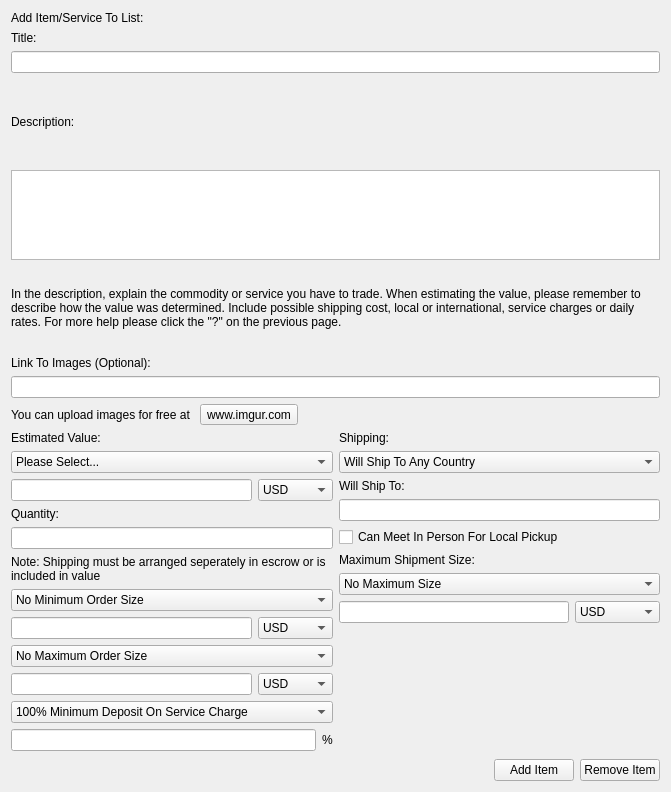
<?xml version="1.0" encoding="UTF-8"?>
<ui version="4.0">
 <class>Form</class>
 <widget class="QWidget" name="Form">
  <property name="geometry">
   <rect>
    <x>0</x>
    <y>0</y>
    <width>671</width>
    <height>792</height>
   </rect>
  </property>
  <property name="windowTitle">
   <string>Form</string>
  </property>
  <layout class="QGridLayout" name="gridLayout_3">
   <item row="2" column="0" colspan="2">
    <layout class="QVBoxLayout" name="verticalLayout_2">
     <item>
      <widget class="QLabel" name="AddDescriptionText">
       <property name="text">
        <string>Description:</string>
       </property>
      </widget>
     </item>
     <item>
      <widget class="QTextEdit" name="AddDescriptionBox">
       <property name="maximumSize">
        <size>
         <width>16777215</width>
         <height>90</height>
        </size>
       </property>
      </widget>
     </item>
     <item>
      <widget class="QLabel" name="AddBrowserText">
       <property name="text">
        <string>In the description, explain the commodity or service you have to trade. When estimating the value, please remember to describe how the value was determined. Include possible shipping cost, local or international, service charges or daily rates. For more help please click the &quot;?&quot; on the previous page.</string>
       </property>
       <property name="wordWrap">
        <bool>true</bool>
       </property>
      </widget>
     </item>
    </layout>
   </item>
   <item row="3" column="0" colspan="2">
    <layout class="QVBoxLayout" name="verticalLayout_3">
     <item>
      <widget class="QLabel" name="AddLinkimages">
       <property name="text">
        <string>Link To Images (Optional):</string>
       </property>
      </widget>
     </item>
     <item>
      <widget class="QLineEdit" name="AddLinkImagesBox">
       <property name="text">
        <string/>
       </property>
      </widget>
     </item>
     <item>
      <layout class="QHBoxLayout" name="horizontalLayout_3">
       <item>
        <widget class="QLabel" name="uploadimages">
         <property name="text">
          <string>You can upload images for free at </string>
         </property>
        </widget>
       </item>
       <item>
        <widget class="QToolButton" name="imgurlink">
         <property name="text">
          <string>www.imgur.com</string>
         </property>
        </widget>
       </item>
       <item>
        <spacer name="horizontalSpacer_2">
         <property name="orientation">
          <enum>Qt::Horizontal</enum>
         </property>
         <property name="sizeHint" stdset="0">
          <size>
           <width>40</width>
           <height>20</height>
          </size>
         </property>
        </spacer>
       </item>
      </layout>
     </item>
    </layout>
   </item>
   <item row="4" column="0">
    <layout class="QGridLayout" name="gridLayout_2">
     <item row="0" column="0" colspan="2">
      <widget class="QLabel" name="EstValueText">
       <property name="text">
        <string>Estimated Value:</string>
       </property>
      </widget>
     </item>
     <item row="6" column="0" colspan="2">
      <widget class="QComboBox" name="SetMinSelect">
       <item>
        <property name="text">
         <string>No Minimum Order Size</string>
        </property>
       </item>
       <item>
        <property name="text">
         <string>Set Minimum Order Size</string>
        </property>
       </item>
      </widget>
     </item>
     <item row="11" column="0" colspan="2">
      <layout class="QHBoxLayout" name="horizontalLayout_2">
       <item>
        <widget class="QLineEdit" name="DepositServiceBox">
         <property name="text">
          <string/>
         </property>
        </widget>
       </item>
       <item>
        <widget class="QLabel" name="perc10">
         <property name="text">
          <string>%</string>
         </property>
        </widget>
       </item>
      </layout>
     </item>
     <item row="2" column="0">
      <widget class="QLineEdit" name="EstValueBox">
       <property name="text">
        <string/>
       </property>
      </widget>
     </item>
     <item row="2" column="1">
      <widget class="QComboBox" name="EstValueUSD">
       <item>
        <property name="text">
         <string>USD</string>
        </property>
       </item>
       <item>
        <property name="text">
         <string>Coins</string>
        </property>
       </item>
      </widget>
     </item>
     <item row="9" column="0">
      <widget class="QLineEdit" name="SetMaxBox">
       <property name="text">
        <string/>
       </property>
      </widget>
     </item>
     <item row="4" column="0" colspan="2">
      <widget class="QLineEdit" name="AddQuantityBox">
       <property name="text">
        <string/>
       </property>
      </widget>
     </item>
     <item row="7" column="1">
      <widget class="QComboBox" name="SetMinUSD">
       <item>
        <property name="text">
         <string>USD</string>
        </property>
       </item>
       <item>
        <property name="text">
         <string>Coins</string>
        </property>
       </item>
       <item>
        <property name="text">
         <string>Quantity</string>
        </property>
       </item>
      </widget>
     </item>
     <item row="9" column="1">
      <widget class="QComboBox" name="SetMaxUSD">
       <item>
        <property name="text">
         <string>USD</string>
        </property>
       </item>
       <item>
        <property name="text">
         <string>Coins</string>
        </property>
       </item>
       <item>
        <property name="text">
         <string>Quantity</string>
        </property>
       </item>
      </widget>
     </item>
     <item row="7" column="0">
      <widget class="QLineEdit" name="SetMinBox">
       <property name="text">
        <string/>
       </property>
      </widget>
     </item>
     <item row="5" column="0" colspan="2">
      <widget class="QLabel" name="AddNoteText">
       <property name="text">
        <string>Note: Shipping must be arranged seperately in escrow or is included in value</string>
       </property>
       <property name="wordWrap">
        <bool>true</bool>
       </property>
      </widget>
     </item>
     <item row="3" column="0">
      <widget class="QLabel" name="AddQuantityText">
       <property name="text">
        <string>Quantity:</string>
       </property>
      </widget>
     </item>
     <item row="10" column="0" colspan="2">
      <widget class="QComboBox" name="DepositServiceSelect">
       <item>
        <property name="text">
         <string>100% Minimum Deposit On Service Charge</string>
        </property>
       </item>
       <item>
        <property name="text">
         <string>Set Custom Minimum Deposit On Service</string>
        </property>
       </item>
      </widget>
     </item>
     <item row="1" column="0" colspan="2">
      <widget class="QComboBox" name="EstValueSelect">
       <item>
        <property name="text">
         <string>Please Select...</string>
        </property>
       </item>
       <item>
        <property name="text">
         <string>Flat Rate</string>
        </property>
       </item>
       <item>
        <property name="text">
         <string>Per Kilogram</string>
        </property>
       </item>
       <item>
        <property name="text">
         <string>Per Pound</string>
        </property>
       </item>
       <item>
        <property name="text">
         <string>Per Day</string>
        </property>
       </item>
       <item>
        <property name="text">
         <string>Per Week</string>
        </property>
       </item>
       <item>
        <property name="text">
         <string>Per Month</string>
        </property>
       </item>
      </widget>
     </item>
     <item row="8" column="0" colspan="2">
      <widget class="QComboBox" name="SetMaxSelect">
       <item>
        <property name="text">
         <string>No Maximum Order Size</string>
        </property>
       </item>
       <item>
        <property name="text">
         <string>Set Maximum Order Size</string>
        </property>
       </item>
      </widget>
     </item>
     <item row="12" column="0">
      <spacer name="verticalSpacer_2">
       <property name="orientation">
        <enum>Qt::Vertical</enum>
       </property>
       <property name="sizeHint" stdset="0">
        <size>
         <width>20</width>
         <height>2</height>
        </size>
       </property>
      </spacer>
     </item>
    </layout>
   </item>
   <item row="4" column="1">
    <layout class="QGridLayout" name="gridLayout">
     <item row="7" column="1">
      <widget class="QComboBox" name="AddMaxSizeUSD">
       <item>
        <property name="text">
         <string>USD</string>
        </property>
       </item>
       <item>
        <property name="text">
         <string>Coins</string>
        </property>
       </item>
       <item>
        <property name="text">
         <string>Kilograms</string>
        </property>
       </item>
       <item>
        <property name="text">
         <string>Pounds</string>
        </property>
       </item>
      </widget>
     </item>
     <item row="0" column="0" colspan="2">
      <widget class="QLabel" name="AddShippingText">
       <property name="text">
        <string>Shipping:</string>
       </property>
      </widget>
     </item>
     <item row="4" column="0" colspan="2">
      <widget class="QCheckBox" name="AddMeetupCheck">
       <property name="text">
        <string>Can Meet In Person For Local Pickup</string>
       </property>
      </widget>
     </item>
     <item row="7" column="0">
      <widget class="QLineEdit" name="AddMaxSizeBox">
       <property name="text">
        <string/>
       </property>
      </widget>
     </item>
     <item row="2" column="0" colspan="2">
      <widget class="QLabel" name="AddShipToText">
       <property name="text">
        <string>Will Ship To:</string>
       </property>
      </widget>
     </item>
     <item row="3" column="0" colspan="2">
      <widget class="QLineEdit" name="AddShipToBox"/>
     </item>
     <item row="6" column="0" colspan="2">
      <widget class="QComboBox" name="AddMaxSizeSelect">
       <item>
        <property name="text">
         <string>No Maximum Size</string>
        </property>
       </item>
       <item>
        <property name="text">
         <string>Set Maximum Size/Cost</string>
        </property>
       </item>
      </widget>
     </item>
     <item row="5" column="0" colspan="2">
      <widget class="QLabel" name="AddMaximumShipText">
       <property name="text">
        <string>Maximum Shipment Size:</string>
       </property>
      </widget>
     </item>
     <item row="1" column="0" colspan="2">
      <widget class="QComboBox" name="AddShippingSelect">
       <item>
        <property name="text">
         <string>Will Ship To Any Country</string>
        </property>
       </item>
       <item>
        <property name="text">
         <string>Only Ship To Certain Countries</string>
        </property>
       </item>
      </widget>
     </item>
     <item row="8" column="0">
      <spacer name="verticalSpacer">
       <property name="orientation">
        <enum>Qt::Vertical</enum>
       </property>
       <property name="sizeHint" stdset="0">
        <size>
         <width>20</width>
         <height>40</height>
        </size>
       </property>
      </spacer>
     </item>
    </layout>
   </item>
   <item row="5" column="0" colspan="2">
    <layout class="QHBoxLayout" name="horizontalLayout">
     <item>
      <spacer name="horizontalSpacer">
       <property name="orientation">
        <enum>Qt::Horizontal</enum>
       </property>
       <property name="sizeHint" stdset="0">
        <size>
         <width>40</width>
         <height>20</height>
        </size>
       </property>
      </spacer>
     </item>
     <item>
      <widget class="QPushButton" name="AddItemToList">
       <property name="text">
        <string>Add Item</string>
       </property>
      </widget>
     </item>
     <item>
      <widget class="QPushButton" name="RemoveItemFromList">
       <property name="text">
        <string>Remove Item</string>
       </property>
      </widget>
     </item>
    </layout>
   </item>
   <item row="1" column="0" colspan="2">
    <layout class="QVBoxLayout" name="verticalLayout">
     <item>
      <widget class="QLabel" name="AddTitleText">
       <property name="text">
        <string>Title:</string>
       </property>
      </widget>
     </item>
     <item>
      <widget class="QLineEdit" name="AddTitleBox">
       <property name="text">
        <string/>
       </property>
      </widget>
     </item>
    </layout>
   </item>
   <item row="0" column="0" colspan="2">
    <widget class="QLabel" name="AdditemText">
     <property name="text">
      <string>Add Item/Service To List:</string>
     </property>
    </widget>
   </item>
  </layout>
 </widget>
 <resources>
  <include location="../../../NEW UI/Halo.qrc"/>
 </resources>
 <connections/>
</ui>
